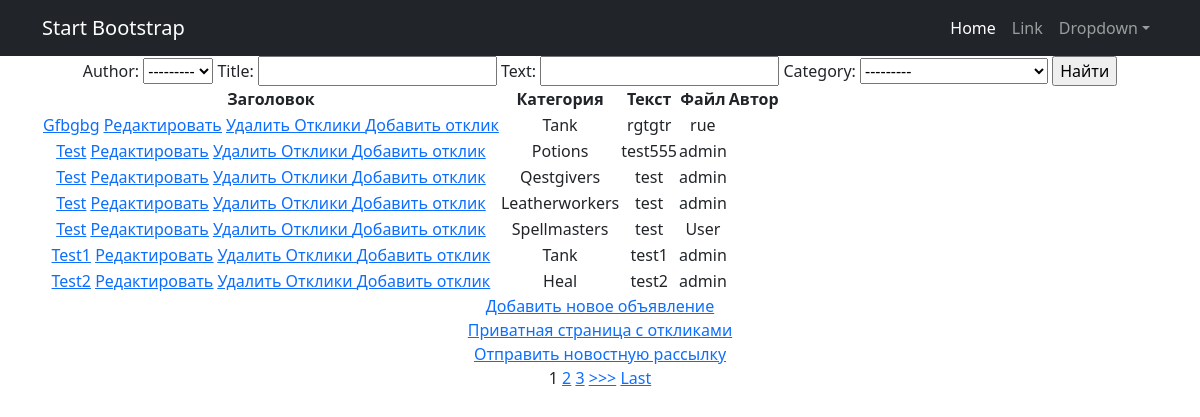
/posts/, run on the app's committed database.
### boardApp/models.py (models this page shows, shortened)
class Post(models.Model):
    TYPE = (
        ('tank', 'Танки'),
        ('heal', 'Хилы'),
        ('dd', 'ДД'),
        ('merchants', 'Торговцы'),
        ('guildmasters', 'Гилдмастеры'),
        ('qestgivers', 'Квестгиверы'),
        ('blacksmiths', 'Кузнецы'),
        ('leatherworkers', 'Кожевники'),
        ('potions', 'Зельевары'),
        ('spellmasters', 'Мастера заклинаний'),
    )
    author = models.ForeignKey(User, on_delete=models.CASCADE)
    title = models.CharField(max_length=64)
    text = models.TextField()
    category = models.CharField(max_length=14, choices=TYPE, default='tank')
    upload = models.FileField(upload_to='uploads/')

### boardApp/views.py (the view)
# urls.py: path('', PostList.as_view()),
class PostList(ListView):
    model = Post
    ordering = 'title'
    template_name = 'posts.html'
    context_object_name = 'posts'
    paginate_by = 1
    def get_context_data(self,
                         **kwargs):
        context = super().get_context_data(**kwargs)
        context['filter'] = PostFilter(self.request.GET,
                                          queryset=self.get_queryset())
        return context

### templates/posts.html (shortened to what this page needs)
{% extends 'flatpages/default.html' %}
{% block content %}
    <form method="GET">
        {{ filter.form }}
        <input type="submit" value="Найти">
    </form>
    <table>
        <thead>
            <th>Заголовок </th>
            <th> Категория</th>
            <th>Текст</th>
            <th>Файл</th>
            <th>Автор</th>
        </thead>
        {% for post in filter.qs %}
            <td>
                <a href="{% url 'post' post.id %}">{{ post.title|title }}</a>
                <a href="{% url 'post_update' post.id %}"><u>Редактировать</u></a>
                <a href="{% url 'post_delete' post.id %}"><u> Удалить </u></a>
                <a href="{% url 'reply' post.id %}"><u> Отклики </u></a>
                <a href="{% url 'reply_create' post.id %}">Добавить отклик</a> <br>
            </td>
            <td>{{ post.category|title }}</td>
            <td>{{ post.text }}</td>
            <td>{{ post.author }}</td>
        {% endfor %}
    </table>
<a href="{% url 'post_create' %}">Добавить новое объявление</a> <br>
<a href="{% url 'personal_reply' %}">Приватная страница с откликами</a> <br>
<a href="{% url 'mailing' %}">Отправить новостную рассылку</a> <br
{% if is_paginated %}
    {% for num in page_obj.paginator.page_range %}
        {% if page_obj.number == num %}
            <a>{{ num }}</a>
        {% elif num > page_obj.number|add:'-3' and num < page_obj.number|add:'3' %}
            <a href="?page={{ num }}">{{ num }}</a>
        {% endif %}
    {% endfor %}
    {% if page_obj.has_next %}
        <a href="?page={{ page_obj.next_page_number }}">>>></a>
        <a href="?page={{ page_obj.paginator.num_pages }}">Last</a>
    {% endif %}
{% endif %}
{% endblock content %}

### templates/flatpages/default.html (shortened to what this page needs)
<!DOCTYPE html>
<html lang="en">
    <head>
        {% load static %}
        <link href="{% static 'css/styles.css' %}" rel="stylesheet" />
    </head>
    <body>
        <nav class="navbar navbar-expand-lg navbar-dark bg-dark">
            <div class="container">
                <a class="navbar-brand" href="#">Start Bootstrap</a>
                <div class="collapse navbar-collapse" id="navbarSupportedContent">
                    <ul class="navbar-nav ms-auto mb-2 mb-lg-0">
                        <li class="nav-item"><a class="nav-link active" aria-current="page" href="#">Home</a></li>
                        <li class="nav-item"><a class="nav-link" href="#">Link</a></li>
                        <li class="nav-item dropdown">
                            <a class="nav-link dropdown-toggle" id="navbarDropdown" href="#" role="button" data-bs-toggle="dropdown" aria-expanded="false">Dropdown</a>
                        </li>
                    </ul>
                </div>
            </div>
        </nav>
        <div class="container">
            <div class="row">
                <div class="col-lg-12 text-center">
                    {% block content %}{% endblock content %}
                </div>
            </div>
        </div>
    </body>
</html>

### data on the page
Post: title "Gfbgbg", category "Tank", text "rgtgtr", author "rue"
Post: title "Test", category "Potions", text "test555", author "admin"
Post: title "Test", category "Qestgivers", text "test", author "admin"
Post: title "Test", category "Leatherworkers", text "test", author "admin"
Post: title "Test", category "Spellmasters", text "test", author "User"
Post: title "Test1", category "Tank", text "test1", author "admin"
Post: title "Test2", category "Heal", text "test2", author "admin"

### other printed values
{{ num }} "1"
{{ num }} "2" "3"
